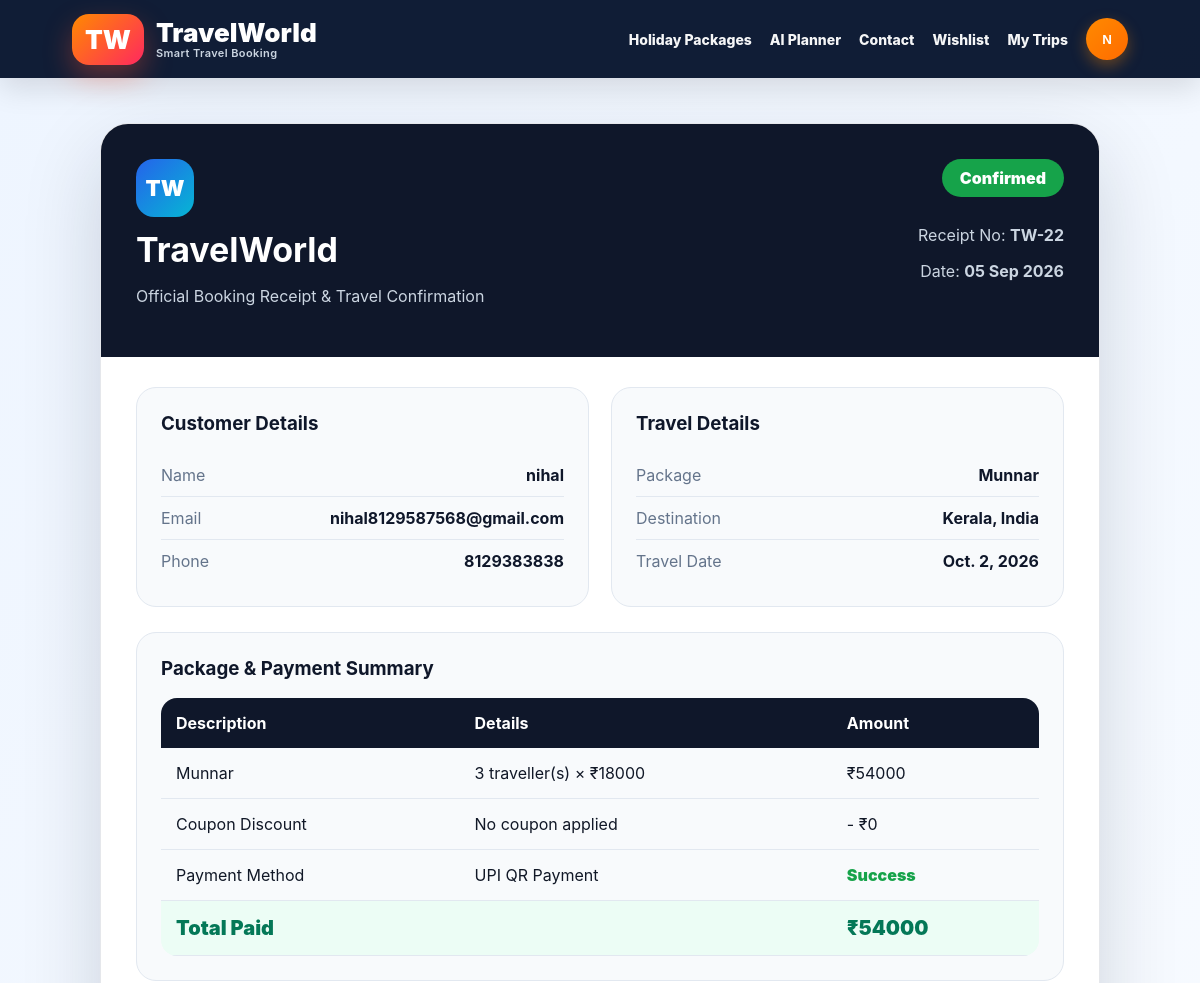
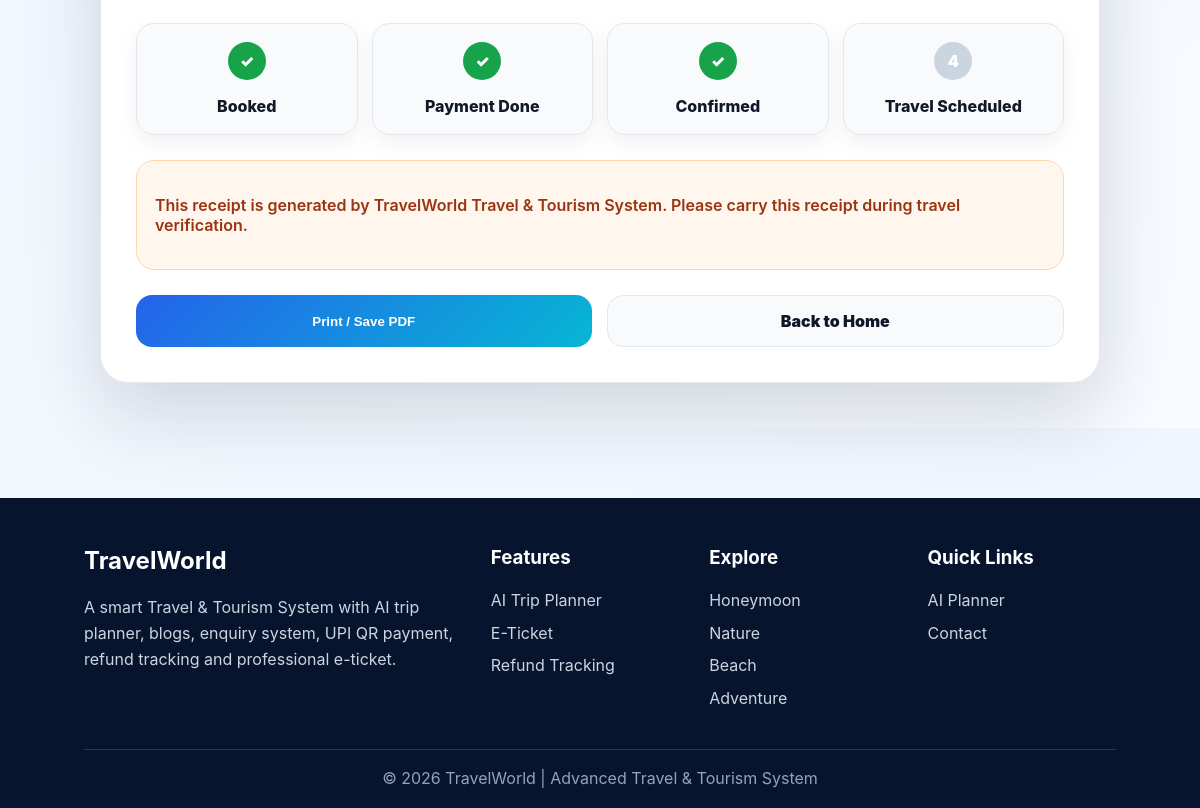
The page /receipt/22/ (signed in) on the database its author committed (2 pictures, top to bottom).
### travelapp/models.py (models this page shows, shortened)
class Booking(models.Model):
    STATUS_CHOICES = [
        ('Pending', 'Pending'),
        ('Payment Done', 'Payment Done'),
        ('Confirmed', 'Confirmed'),
        ('Travel Scheduled', 'Travel Scheduled'),
        ('Completed', 'Completed'),
        ('Cancelled', 'Cancelled'),
        ('Refund Processing', 'Refund Processing'),
        ('Refund Completed', 'Refund Completed'),
    ]
    REFUND_STATUS = [
        ('Not Requested', 'Not Requested'),
        ('Requested', 'Requested'),
        ('Processing', 'Processing'),
        ('Completed', 'Completed'),
        ('Rejected', 'Rejected'),
    ]
    user = models.ForeignKey(User, on_delete=models.CASCADE, related_name='bookings')
    package = models.ForeignKey(Package, on_delete=models.CASCADE, related_name='bookings')
    full_name = models.CharField(max_length=120)
    phone = models.CharField(max_length=20)
    email = models.EmailField()
    travel_date = models.DateField()
    members = models.PositiveIntegerField(default=1)
    coupon_code = models.CharField(max_length=40, blank=True)
    discount_amount = models.PositiveIntegerField(default=0)
    total_amount = models.PositiveIntegerField()
    status = models.CharField(max_length=30, choices=STATUS_CHOICES, default='Pending')
    booked_on = models.DateTimeField(default=timezone.now)
    refund_status = models.CharField(max_length=30, choices=REFUND_STATUS, default='Not Requested')
    refund_amount = models.PositiveIntegerField(default=0)
    refund_requested_on = models.DateTimeField(null=True, blank=True)
    refund_completed_on = models.DateTimeField(null=True, blank=True)
    cancellation_reason = models.CharField(max_length=255, blank=True)

class Package(models.Model):
    name = models.CharField(max_length=120)
    country = models.CharField(max_length=100)
    city = models.CharField(max_length=100, blank=True)
    category = models.ForeignKey(Category, on_delete=models.SET_NULL, null=True, related_name='packages')
    tags = models.CharField(max_length=255)
    image = models.URLField(max_length=600)
    price = models.PositiveIntegerField(default=20000)
    old_price = models.PositiveIntegerField(null=True, blank=True)
    days = models.PositiveIntegerField(default=5)
    nights = models.PositiveIntegerField(default=4)
    hotel = models.CharField(max_length=200, default='Premium Hotel')
    flight = models.CharField(max_length=200, default='Flight assistance available')
    rating = models.FloatField(default=4.5)
    seats = models.PositiveIntegerField(default=30)
    description = models.TextField()
    itinerary = models.TextField(blank=True)
    map_query = models.CharField(max_length=250, blank=True)
    latitude = models.CharField(max_length=50, blank=True)
    longitude = models.CharField(max_length=50, blank=True)
    is_featured = models.BooleanField(default=False)
    is_active = models.BooleanField(default=True)
    created_at = models.DateTimeField(auto_now_add=True)

### travelapp/views.py (the view)
# urls.py: path('receipt/<int:booking_id>/', views.receipt, name='receipt'),
@login_required
def receipt(request, booking_id):
    booking_obj = get_object_or_404(Booking, id=booking_id, user=request.user)
    return render(request, 'travelapp/receipt.html', {'booking': booking_obj})

### travelapp/templates/travelapp/receipt.html (shortened to what this page needs)
{% extends 'travelapp/base.html' %}
{% block content %}
<div class="receipt-page">
  <div class="receipt">
    <div class="receipt-top">
      <div>
        <div class="brand-mark">TW</div>
        <h1>TravelWorld</h1>
        <p>Official Booking Receipt & Travel Confirmation</p>
      </div>
      <div class="receipt-status">
        <span>{{ booking.status }}</span>
        <p>Receipt No: <b>TW-{{ booking.id }}</b></p>
        <p>Date: <b>{{ booking.booked_on|date:"d M Y" }}</b></p>
      </div>
    </div>
    <div class="receipt-grid">
      <div class="receipt-box">
        <h3>Customer Details</h3>
        <p><span>Name</span><b>{{ booking.full_name }}</b></p>
        <p><span>Email</span><b>{{ booking.email }}</b></p>
        <p><span>Phone</span><b>{{ booking.phone }}</b></p>
      </div>
      <div class="receipt-box">
        <h3>Travel Details</h3>
        <p><span>Package</span><b>{{ booking.package.name }}</b></p>
        <p><span>Destination</span><b>{{ booking.package.city }}, {{ booking.package.country }}</b></p>
        <p><span>Travel Date</span><b>{{ booking.travel_date }}</b></p>
      </div>
    </div>
    <div class="receipt-box full">
      <h3>Package & Payment Summary</h3>
      <table class="receipt-table">
        <tr>
          <th>Description</th>
          <th>Details</th>
          <th>Amount</th>
        </tr>
        <tr>
          <td>{{ booking.package.name }}</td>
          <td>{{ booking.members }} traveller(s) × ₹{{ booking.package.price }}</td>
          <td>₹{% widthratio booking.package.price 1 booking.members %}</td>
        </tr>
        <tr>
          <td>Coupon Discount</td>
          <td>{{ booking.coupon_code|default:"No coupon applied" }}</td>
          <td>- ₹{{ booking.discount_amount }}</td>
        </tr>
        <tr>
          <td>Payment Method</td>
          <td>UPI QR Payment</td>
          <td class="success-text">Success</td>
        </tr>
        <tr class="grand-total">
          <td colspan="2">Total Paid</td>
          <td>₹{{ booking.total_amount }}</td>
        </tr>
      </table>
    </div>
    <div class="tracker">
      <div class="track-item done"><span>✓</span><p>Booked</p></div>
      <div class="track-item done"><span>✓</span><p>Payment Done</p></div>
      <div class="track-item done"><span>✓</span><p>Confirmed</p></div>
      <div class="track-item"><span>4</span><p>Travel Scheduled</p></div>
    </div>
    <div class="receipt-note">
      <p>
        This receipt is generated by TravelWorld Travel & Tourism System.
        Please carry this receipt during travel verification.
      </p>
    </div>
    <div class="receipt-actions">
      <button class="print-btn" onclick="window.print()">Print / Save PDF</button>
      <a class="home-btn" href="{% url 'home' %}">Back to Home</a>
    </div>
  </div>
</div>
{% endblock %}

### travelapp/templates/travelapp/base.html (shortened to what this page needs)
{% load static %}
<!DOCTYPE html>
<html lang="en">
<head>
    <link rel="stylesheet" href="{% static 'travelapp/css/style.css' %}">
</head>
<body>
<header class="topbar">
    <a class="brand" href="{% url 'home' %}">
        <span>TW</span>
        <div>
            TravelWorld
            <small>Smart Travel Booking</small>
        </div>
    </a>
    <nav class="nav">
        {% if user.is_authenticated and user.is_staff %}
            <a href="{% url 'dashboard' %}">Dashboard</a>
        {% else %}
            <a href="{% url 'home' %}">Holiday Packages</a>
            <a href="{% url 'trip_planner' %}">AI Planner</a>
            <a href="{% url 'contact' %}">Contact</a>
            {% if user.is_authenticated %}
                <a href="{% url 'wishlist' %}">Wishlist</a>
                <a href="{% url 'my_bookings' %}">My Trips</a>
            {% endif %}
        {% endif %}
        {% if user.is_authenticated %}
            <div class="user-menu" id="userMenu">
                <button class="user-btn" type="button" onclick="toggleUserMenu(event)">
                    {{ user.username|first|upper }}
                </button>
            </div>
        {% else %}
            <a class="pill" href="{% url 'login' %}">Login/Register</a>
        {% endif %}
    </nav>
</header>
{% block content %}
{% endblock %}
<footer class="footer">
    <div class="footer-grid">
        <div>
            <h2>TravelWorld</h2>
            <p>
                A smart Travel & Tourism System with AI trip planner,
                blogs, enquiry system, UPI QR payment,
                refund tracking and professional e-ticket.
            </p>
        </div>
        <div>
            <h3>Features</h3>
            <p>AI Trip Planner</p>
            <p>E-Ticket</p>
            <p>Refund Tracking</p>
        </div>
        <div>
            <h3>Explore</h3>
            <p>Honeymoon</p>
            <p>Nature</p>
            <p>Beach</p>
            <p>Adventure</p>
        </div>
        <div>
            <h3>Quick Links</h3>
            <p><a href="{% url 'trip_planner' %}">AI Planner</a></p>
            <p><a href="{% url 'contact' %}">Contact</a></p>
        </div>
    </div>
    <div class="footer-bottom">
        © 2026 TravelWorld | Advanced Travel & Tourism System
    </div>
</footer>
</body>
</html>

### travelapp/static/travelapp/css/style.css (style rules this page uses)
:root { --primary:#2563eb; --primary2:#06b6d4; --navy:#07142e; --ink:#111827; --muted:#64748b; --bg:#f3f7fb; --card:#ffffff; --orange:#f97316; --green:#16a34a; --red:#ef4444; --line:#e5e7eb; --shadow:0 24px 70px rgba(15,23,42,.14); --soft:0 12px 35px rgba(15,23,42,.08); --radius:24px; }
* { box-sizing:border-box }
html { scroll-behavior:smooth }
body { margin:0; font-family:Inter,Segoe UI,Roboto,Arial,sans-serif; background:linear-gradient(135deg,#f8fbff,#eef5ff); color:var(--ink); }
a { text-decoration:none;color:inherit }
.topbar { min-height:78px; background:rgba(7,20,46,.96); color:white; display:flex; align-items:center; justify-content:space-between; padding:0 6%; position:sticky; top:0; z-index:99; box-shadow:0 10px 30px rgba(0,0,0,.12); }
.brand { display:flex; align-items:center; gap:12px; font-weight:950; font-size:26px; }
.brand span { background:linear-gradient(135deg,#ff8a00,#ff285f); padding:10px 13px; border-radius:17px; box-shadow:0 12px 28px rgba(255,82,49,.35); }
.nav { display:flex; gap:18px; align-items:center; flex-wrap:wrap; }
.nav a { font-weight:850; font-size:14px; opacity:.96; }
.receipt-page { padding:45px 7%; background:linear-gradient(135deg,#eaf3ff,#f8fbff); }
.receipt { max-width:1050px; margin:auto; background:white; border-radius:34px; overflow:hidden; box-shadow:0 35px 90px rgba(15,23,42,.18); border:1px solid #e5e7eb; }
.receipt-top { display:flex; justify-content:space-between; gap:30px; padding:38px; background:linear-gradient(135deg,#07142e,#102a5c); color:white; }
.brand-mark { width:64px; height:64px; border-radius:20px; background:linear-gradient(135deg,#ff8a00,#ff285f); display:flex; align-items:center; justify-content:center; font-weight:950; font-size:22px; margin-bottom:14px; }
.receipt-top h1 { margin:0; font-size:38px; }
.receipt-top p { color:#dbeafe; }
.receipt-status { text-align:right; }
.receipt-status span { display:inline-block; background:#22c55e; color:white; padding:10px 22px; border-radius:999px; font-weight:950; margin-bottom:14px; }
.receipt-grid { display:grid; grid-template-columns:1fr 1fr; gap:22px; padding:32px 38px 0; }
.receipt-box { background:#f8fafc; border:1px solid #e2e8f0; border-radius:22px; padding:25px; }
.receipt-box.full { margin:26px 38px; }
.receipt-box h3 { margin-top:0; color:#0f172a; }
.receipt-box p { display:flex; justify-content:space-between; gap:20px; border-bottom:1px solid #e2e8f0; padding:12px 0; margin:0; }
.receipt-box p:last-child { border-bottom:none; }
.receipt-table { width:100%; border-collapse:collapse; }
.receipt-table th { background:#07142e; color:white; padding:16px; text-align:left; }
.receipt-table td { padding:16px; border-bottom:1px solid #e2e8f0; }
.success-text { color:#16a34a; font-weight:950; }
.grand-total td { background:#ecfdf5; color:#047857; font-size:22px; font-weight:950; }
.tracker { margin:0 38px 28px; display:grid; grid-template-columns:repeat(4,1fr); gap:14px; }
.track-item { background:white; border:1px solid #e2e8f0; border-radius:18px; text-align:center; padding:18px; box-shadow:0 8px 22px rgba(15,23,42,.06); }
.track-item span { width:38px; height:38px; border-radius:50%; background:#cbd5e1; color:white; display:inline-flex; align-items:center; justify-content:center; font-weight:950; }
.track-item.done span { background:#16a34a; }
.track-item p { font-weight:900; margin-bottom:0; }
.receipt-note { margin:0 38px 28px; background:#fff7ed; color:#9a3412; padding:18px; border-radius:18px; border:1px solid #fed7aa; font-weight:700; }
.receipt-actions { display:flex; gap:15px; padding:0 38px 38px; }
.print-btn, .home-btn { flex:1; text-align:center; padding:16px; border-radius:17px; font-weight:950; text-decoration:none; }
.print-btn { border:none; background:linear-gradient(135deg,#2563eb,#06b6d4); color:white; cursor:pointer; }
.home-btn { background:#f8fafc; color:#0f172a; border:1px solid #e2e8f0; }
.footer { margin-top:60px; background:#07142e; color:white; padding:42px 7%; text-align:center; }
.user-menu { position:relative; z-index:99999; }
.user-btn { width:46px; height:46px; border-radius:50%; border:2px solid rgba(255,255,255,.28); background:linear-gradient(135deg,#ff8a00,#ff285f); color:white; font-weight:950; cursor:pointer; box-shadow:0 12px 28px rgba(255,40,95,.35); transition:.25s; }

### rows shown on the page
Booking: status "Confirmed", id "22", booked_on "05 Sep 2026", full_name "nihal", email "nihal8129587568@gmail.com", phone "8129383838", package.name "Munnar", package.city "Kerala", package.country "India", travel_date "Oct. 2, 2026", members "3", package.price "18000", package+members "54000", coupon_code "No coupon applied", discount_amount "0", total_amount "54000"

### other values the page prints
{{ user.username|first|upper }} "N"
